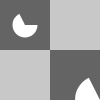
Frame 1 (no input)
Frame 60 (no input): identical to frame 1, image omitted
Frame 120 (the mouse pressed at the canvas centre since frame 60): identical to frame 1, image omitted

The p5.js sketch that drew this single still picture (run headless with seeded random() and noise() and a simulated clock; from frame 60 on, the mouse is pressed at the canvas centre):

// p5.js sketch
// ── sketch.js
var pg;
function setup() {
  createCanvas(100, 100);
  pg = createGraphics(100, 100);
}
function draw() {
  background(200);
  pg.background(100);
  pg.noStroke();
  pg.arc(pg.width/2, pg.height/2, 50, 50, 0,-90);
  image(pg, 50, 50);
  image(pg, 0, 0, 50, 50);
}
